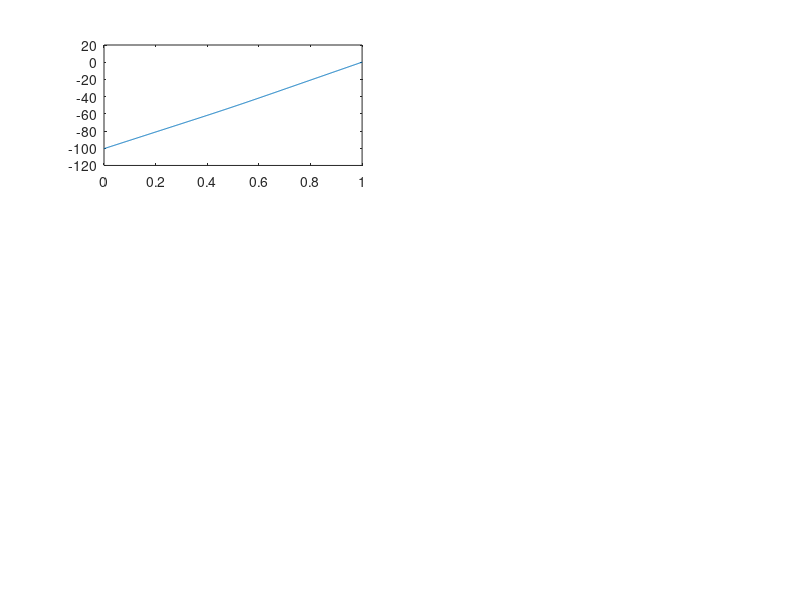

Write the MATLAB code that produced this figure. (Note: this script raises an error after producing the figure.)
clc;clear;
A=[-100.4577    70.6108     48.3997                  0      60.9896     29.2746];  %%利用 project1  輸入齊次矩陣 求得逆向運動學的解
B=[  -52.1158     -1.4358     30.2060       58.6166      11.4781      3.2859];   %%利用 project1  輸入齊次矩陣 求得逆向運動學的解
C=[     0.0955    65.7969     14.3196       15.3377     -20.1730     29.5160];  %%利用 project1  輸入齊次矩陣 求得逆向運動學的解
%%%初始化
theta=zeros([6,501]);
v=zeros([6,501]);
a=zeros([6,501]);
t1=0:0.002:0.3;
t2=0.3:0.002:0.7;
t3=0.7:0.002:1.0;
%%%

%%%   第一段直線段  t= 0.0~0.3
for t=t1
    for i=1:6%六軸
        time=int32(500*t+1); %% matlab index 由 1 開始且為整數 因此將 t= 0.0~0.3  映射到 time = 1~151

        theta(i,time)=(B(i)-A(i))*t/0.5+A(i);  %  推導出的角度公式
        v(i,time)=(B(i)-A(i))/0.5;%  推導出的速度公式
        a(i,time)=0;  %  推導出的加速度公式，角度 為1次式 故為0
    end
end


for t=t2    %第二段曲線段  t= 0.3~0.7
    for i=1:6%六軸
        time=int32(500*t+1);  %  t= 0.0~0.3  映射到 time = 151~351
        
        %推導出來的公式 詳情請看 pdf 檔
        h=(t-0.5+0.2)/0.4;
        a0=(B(i)-A(i))*0.3/0.5+A(i);
        a1=(B(i)-a0)/0.5;
        a3=2*(a0-B(i))+0.8*(C(i)-B(i));
        a4=-0.5*a3;
        theta(i,time)=a0+a1*h+a3*h^3+a4*h^4;
        v(i,time)=(a1+3*a3*h^2+4*a4*h^3)/0.4;
        a(i,time)=(6*a3*h+12*a4*h^2)/0.16;
        %%%
    end
end



for t=t3  %第三段直線段  t= 0.7~1.0
    for i=1:6 %六軸
        time=int32(500*t+1); % t= 0.7~1.0  映射到 time = 351~501
        
        theta(i,time)=B(i)+(C(i)-B(i))*(t-0.5)/0.5;%  推導出的角度公式
        v(i,time)=(C(i)-B(i))/0.5;%  推導出的速度公式
        a(i,time)=0; %  推導出的加速度(位置)公式，角度 為1次式 故為0
    end
end

figure(1) %各軸的角度變化曲線
for i =1:6
    subplot(3,2,i);
    txt = ['Joint  ' int2str(i)];
    plot(0:0.002:1,theta(i,:))
    subtitle(txt);
    if i== 3
    ylabel('angle(degree)')
    end
    xlabel('time(s)')
end

figure(2)%各軸的速度變化曲線
for i =1:6
    subplot(3,2,i);
    txt = ['Joint  ' int2str(i)];
    plot(0:0.002:1,v(i,:))
    subtitle(txt);
    if i== 3
    ylabel('angular velocity (degree/s)')
    end
    xlabel('time(s)')
end

figure(3)%各軸的加速度變化曲線
for i =1:6
    subplot(3,2,i);
    txt = ['Joint  ' int2str(i)];
    plot(0:0.002:1,a(i,:))
    subtitle(txt);
    xlabel('time(s)')
    if i== 3
        ylabel('angular acceleration (degree/s^2)')  
    end
end



%將剛才計算出的各軸的角度變化 透過順向運動學轉換成 位置變化與俯仰角
% DH-table
d1=0.0; d2=0;     d3=14.9; d4=43.3; d5=0; d6=0;
a1=0.0; a2=43.2; a3=-2; a4=0;     a5=0; a6=0;
alpha1=-90;alpha2=0;alpha3=90;alpha4=-90;alpha5=90;alpha6=0; 
d= [d1;d2;d3;d4;d5;d6];
a=[a1;a2;a3;a4;a5;a6];
alpha=[alpha1;alpha2;alpha3;alpha4;alpha5;alpha6];
% 參數初始化
x=zeros(1,501);
y=zeros(1,501);
z=zeros(1,501);
%𝑎𝑝𝑝𝑟𝑜𝑎𝑐ℎ vector
xaf=zeros(1,501);
yaf=zeros(1,501);
zaf=zeros(1,501);
%𝑛𝑜𝑟𝑚𝑎l
xnf=zeros(1,501);
ynf=zeros(1,501);
znf=zeros(1,501);
%𝑜𝑟𝑖𝑒𝑛𝑡𝑎𝑡𝑖𝑜n
xof=zeros(1,501);
yof=zeros(1,501);
zof=zeros(1,501);

for i =1:501 %求得各個時間的齊次矩陣 並得知末端執行器的位置及姿態
    An=zeros([4 4 6]);
    T=eye(4);
    for j=1:6
        An(:,:,j)=DH(theta(j,i),d(j),a(j),alpha(j));
        T=T*An(:,:,j);
    end
    % n o a p 的 p (位置) 
    x(i)=T(1,4); 
    y(i)=T(2,4);
    z(i)=T(3,4);
    % n o a p 的𝑎𝑝𝑝𝑟𝑜𝑎𝑐ℎ  ( 只顯示這組 不然畫面太亂了 )
    xaf(i) = T(1,3);%𝑎𝑝𝑝𝑟𝑜𝑎𝑐ℎ vector  X分量
    yaf(i) = T(2,3);%𝑎𝑝𝑝𝑟𝑜𝑎𝑐ℎ vector  Y分量
    zaf(i) = T(3,3);%𝑎𝑝𝑝𝑟𝑜𝑎𝑐ℎ vector  Z分量
    % n o a p 的 𝑛𝑜𝑟𝑚𝑎𝑙 
    xnf(i) = T(1,1);%𝑛𝑜𝑟𝑚𝑎𝑙  vector  X分量
    ynf(i) = T(2,1);%𝑛𝑜𝑟𝑚𝑎𝑙  vector  Y分量
    znf(i) = T(3,1);%𝑛𝑜𝑟𝑚𝑎𝑙  vector  Z分量
    % n o a p 的𝑜𝑟𝑖𝑒𝑛𝑡𝑎𝑡𝑖𝑜𝑛
    xof(i) = T(1,2);%𝑜𝑟𝑖𝑒𝑛𝑡𝑎𝑡𝑖𝑜n vector  X分量
    yof(i) = T(2,2);%𝑜𝑟𝑖𝑒𝑛𝑡𝑎𝑡𝑖𝑜n vector  Y分量
    zof(i) = T(3,2);%𝑜𝑟𝑖𝑒𝑛𝑡𝑎𝑡𝑖𝑜n vector  Z分量
end

%畫出手臂末端在空間中的軌跡與姿態
figure(4)
hold on ;
plot3(5,-55,-60,'o');%點A
text(5,-55,-60,'A (5,-55,-60)')
plot3(50,-40,40,'o');%點B
text(50,-40,40,'B (50,-40,40)')
plot3(60,15,-30,'o');%點C
text(60,15,-30,'C (5,-55,-60)')

plot3(x,y,z,'k', 'LineWidth', 1.5);% 軌跡
%quiver3(x,y,z,xnf,ynf,znf,'r', 'LineWidth', 2')
%quiver3(x,y,z,xof,yof,zof,'g', 'LineWidth', 2')
quiver3(x,y,z,xaf,yaf,zaf,'c', 'LineWidth', 1.5) % 末端點方向 𝑎𝑝𝑝𝑟𝑜𝑎𝑐ℎ vector
title('3D path of Joint space planning ')
xlabel('x (cm)')
ylabel('y (cm)')
zlabel('z (cm)')
view([-135,15]) % 圖的視角
grid on;



%DH
function transf = DH( Theta,D,A,Alpha)
    
    transf=Trans(0,0,D)*Rot('z',Theta)*Trans(A,0,0)*Rot('x',Alpha);


end

%轉動
function Rot_matrix=Rot(axis,angle)
    angle=angle*pi/180;
    if axis=='x'
        Rot_matrix= [ 1       0            0           0;
                      0     cos(angle)   -sin(angle)   0;
                      0     sin(angle)    cos(angle)   0;
                      0       0            0           1];
    elseif axis=='y'
        Rot_matrix= [ cos(angle)   0    sin(angle)    0;
                      0            1      0           0;
                     -sin(angle)   0    cos(angle)    0;
                      0            0      0           1];
    elseif axis=='z'
        Rot_matrix= [ cos(angle)  -sin(angle)    0   0;
                      sin(angle)  cos(angle)     0   0;
                      0            0             1   0;
                      0            0             0   1];
    end
end

%平移
function Trans_matrix=Trans(X,Y,Z)
    Trans_matrix= [ 1   0  0  X;
                    0   1  0  Y;
                    0   0  1  Z;
                    0   0  0  1];
end

